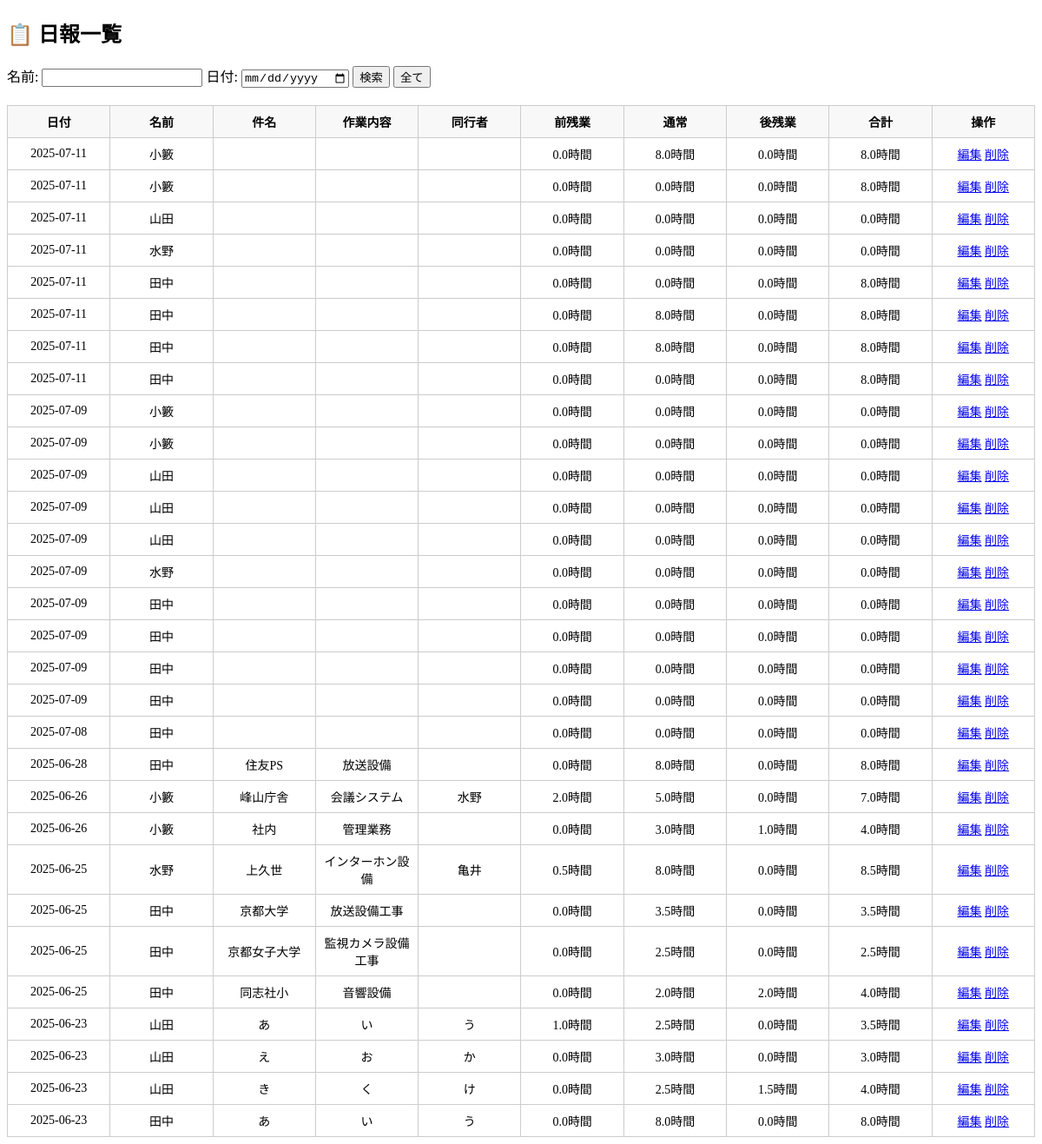
/view_reports, run on an earlier commit of the app's database.
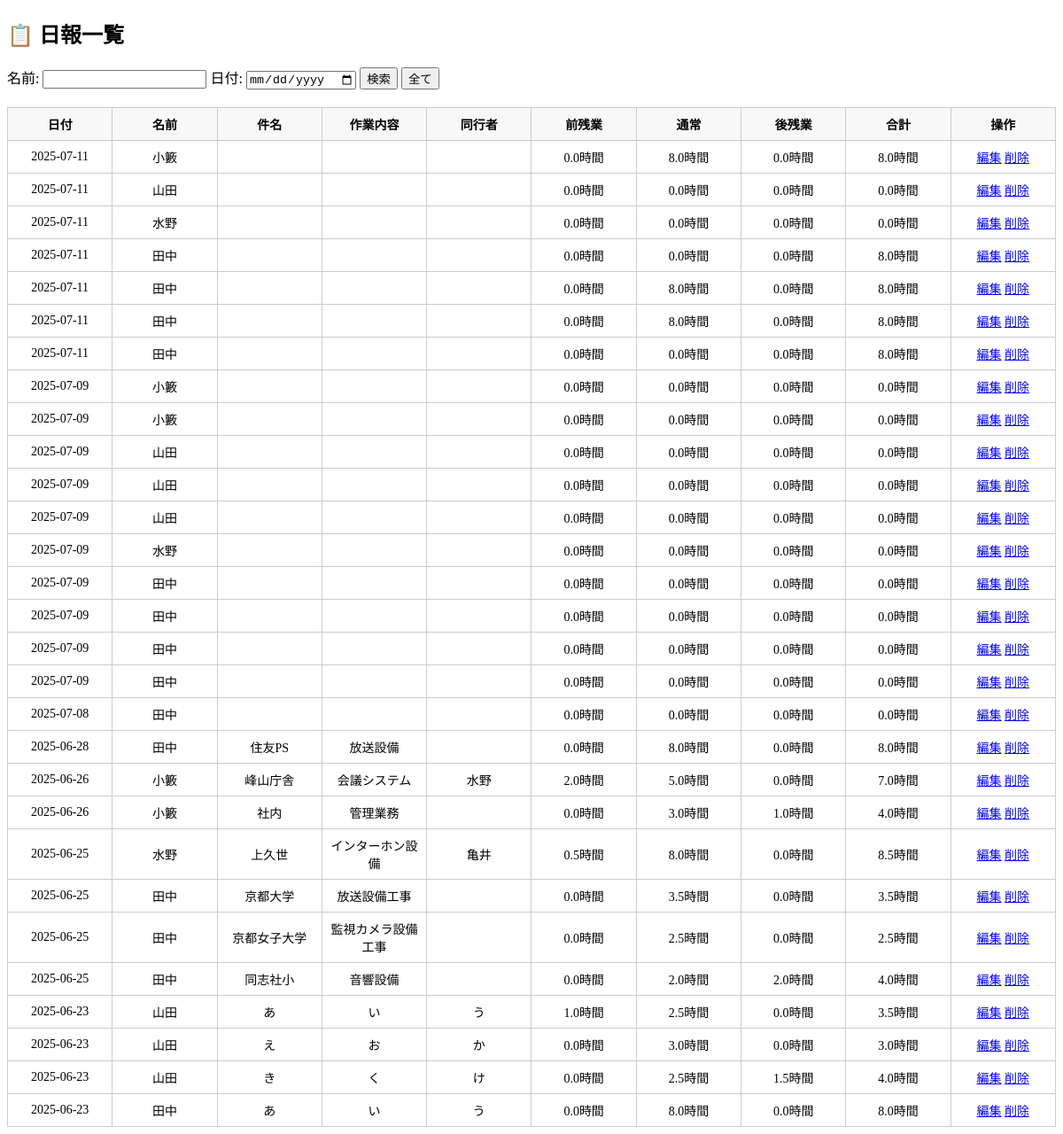
And on a later commit of the database.
### models.py (models this page shows)
class DailyReport(db.Model):
    __tablename__ = 'daily_reports'
    id = db.Column(db.Integer, primary_key=True)
    name = db.Column(db.String(100),nullable=False)
    title = db.Column(db.String(200))
    task = db.Column(db.String(500))
    partner = db.Column(db.String(200))
    start_hour = db.Column(db.Integer)
    start_minute = db.Column(db.Integer)
    end_hour = db.Column(db.Integer)
    end_minute = db.Column(db.Integer)
    work_minutes = db.Column(db.Integer)       # 選択時間（分）
    overtime_before = db.Column(db.Integer)    # 前残業（分）
    overtime_after = db.Column(db.Integer)     # 後残業（分）
    total_minutes = db.Column(db.Integer)      # 合計時間（分）
    date = db.Column(db.String(10))            # 日付（例: "2025-06-16"）
    paid_leave_minutes = db.Column(db.Integer, default=0)   # 有休（分）
    is_holiday_work = db.Column(db.Boolean, default=False)
    holiday_start_hour = db.Column(db.Integer)
    holiday_start_minute = db.Column(db.Integer)
    holiday_end_hour = db.Column(db.Integer)
    holiday_end_minute = db.Column(db.Integer)
    holiday_work_minutes = db.Column(db.Integer)
    holiday_total_minutes = db.Column(db.Integer)

### app.py (the view)
@app.route('/view_reports')
def view_reports():
    name = request.args.get('name')
    date = request.args.get('date')
    query = DailyReport.query
    if name:
        query = query.filter(DailyReport.name.contains(name))
    if date:
        query = query.filter(DailyReport.date == date)
    reports = query.order_by(DailyReport.date.desc(), DailyReport.name).all()
    for r in reports:
        if r.work_minutes is None:
            r.work_minutes = 0
        if r.total_minutes is None:
            r.total_minutes = 0
        if r.paid_leave_minutes is None:
            r.paid_leave_minutes = 0
    return render_template('view_reports.html', reports=reports)

### templates/view_reports.html (shortened to what this page needs)
<!DOCTYPE html>
<html lang="ja">
<head>
</head>
<body>
    <h2>📋 日報一覧</h2>
    <form method="get" style="margin-bottom: 20px;">
        名前: <input type="text" name="name" value="{{ request.args.get('name', '') }}">
        日付: <input type="date" name="date" value="{{ request.args.get('date', '') }}">
        <button type="submit">検索</button>
        <a href="{{ url_for('view_reports') }}"><button type="button">全て</button></a>
    </form>
    <table>
        <thead>
            <tr>
                <th>日付</th>
                <th>名前</th>
                <th>件名</th>
                <th>作業内容</th>
                <th>同行者</th>
                <th>前残業</th>
                <th>通常</th>
                <th>後残業</th>
                <th>合計</th>
                <th>操作</th>
            </tr>
        </thead>
        <tbody>
            {% for r in reports %}
            <tr>
                <td>{{ r.date }}</td>
                <td>{{ r.name }}</td>
                <td>{{ r.title }}</td>
                <td>{{ r.task }}</td>
                <td>{{ r.partner }}</td>
                <td>{{ r.overtime_before / 60 | round(2) }}時間</td>
                <td>{{ r.work_minutes / 60 | round(2) }}時間</td>
                <td>{{ r.overtime_after / 60 | round(2) }}時間</td>
                <td>{{ r.total_minutes / 60 | round(2) }}時間</td>
                <td>
                    <a href="{{ url_for('edit_report', id=r.id) }}">編集</a>
                    <a href="{{ url_for('delete_report', id=r.id) }}" onclick="return confirm('削除してもよろしいですか？')">削除</a>
                </td>
            </tr>
            {% endfor %}
        </tbody>
    </table>
</body>
</html>

### templates/view_reports.html (style rules this page uses)
table { border-collapse: collapse; width: 100%; font-size: 14px; table-layout: fixed; }
th,td { border: 1px solid #ccc; padding: 8px; text-align: center; }
thead th { position: sticky; top: 0; background-color: #f8f8f8; z-index: 1; }

What changed in the data, as far as the page shows it:
removed DailyReport: date "2025-07-11", name "小籔", r.overtime_before/60|round(2) "0.0", work_minutes "0.0", r.overtime_after/60|round(2) "0.0", r.total_minutes/60|round(2) "8.0"
